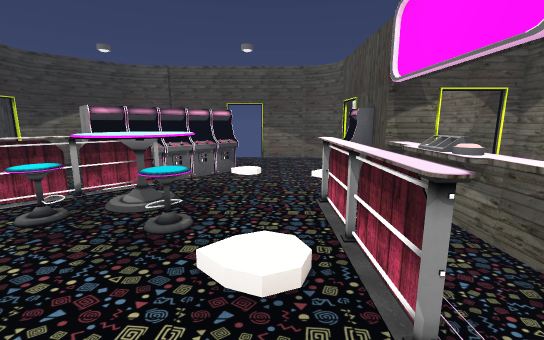
view 1 (above)

21 first-person views from a walk through a 3-D level made in the Godot game engine. The camera is 1.5 m above the floor, tilts 10° down and sees 90° across. The floor is counted in squares, 1 m on a side. Each view is taken from the middle of a square. On the plan, view 1 faces up. The plan holds only what a view shows up to about 14 squares ahead; the rest is blank. Flat picture figures and markers are not drawn. Characters and animated objects are left out. Some surface patterns are stand-ins.

view 2
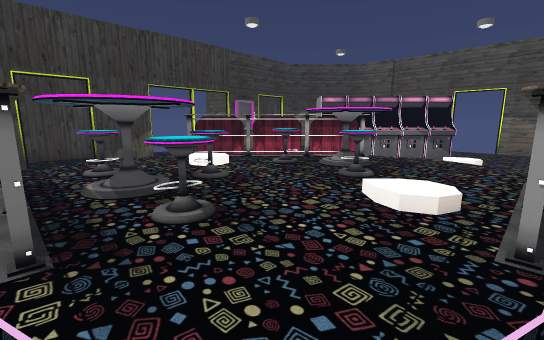

view 3
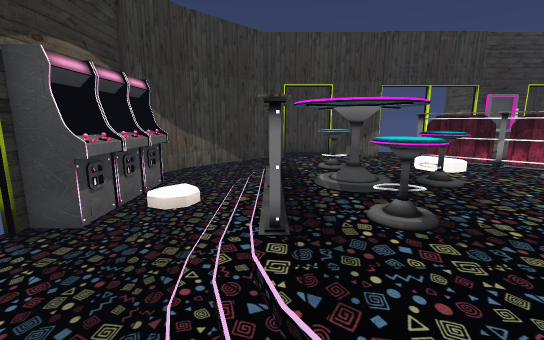

view 4
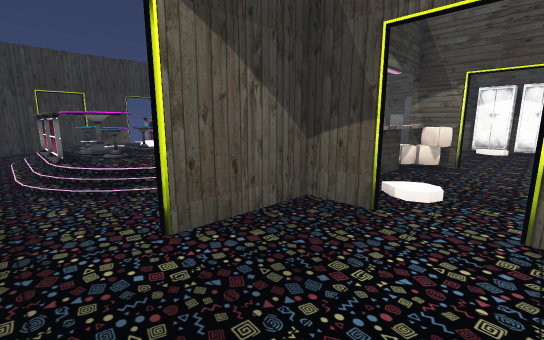

view 5
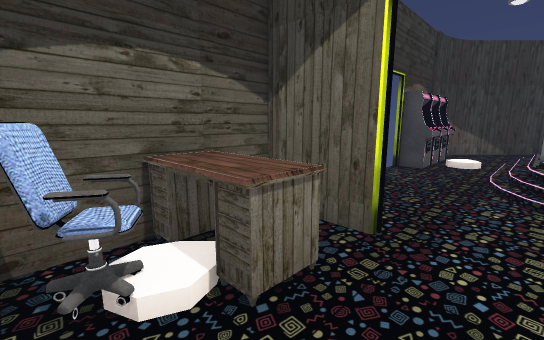

view 6
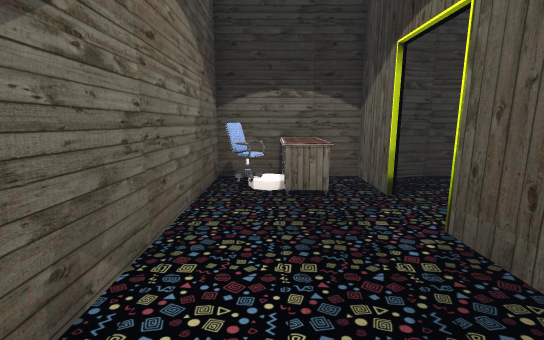

view 7
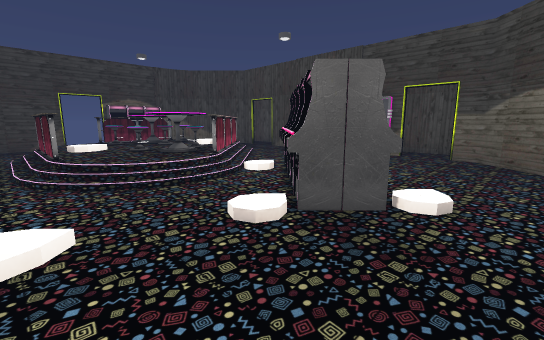

view 8
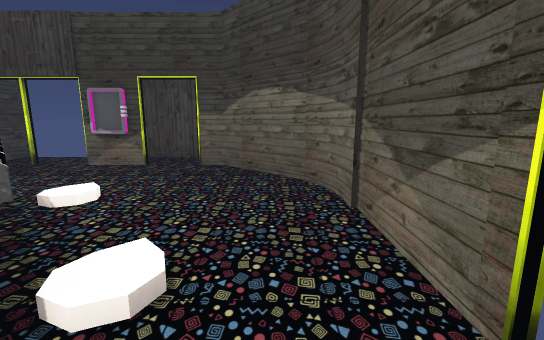

view 9
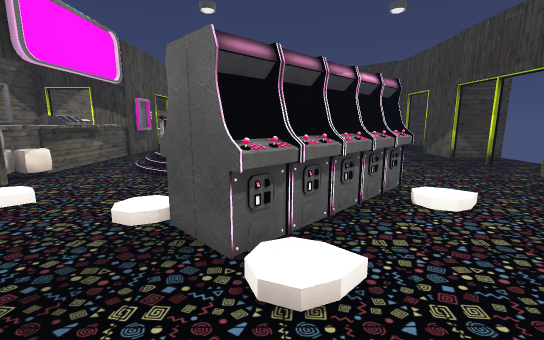

view 10
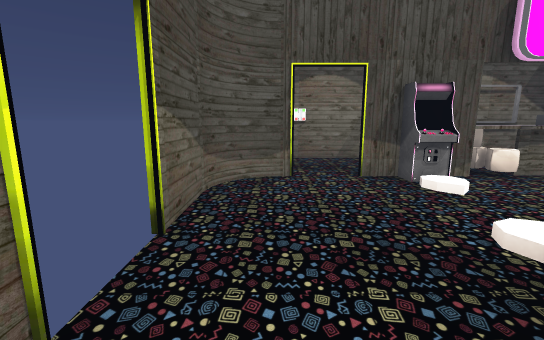

view 11
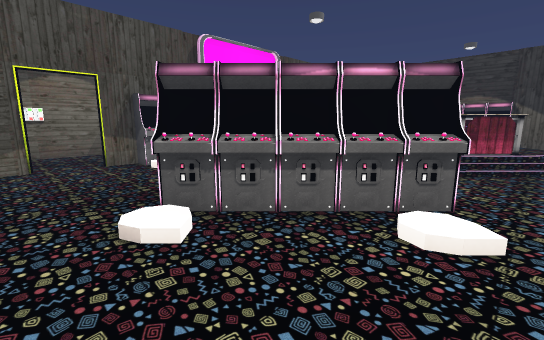

view 12
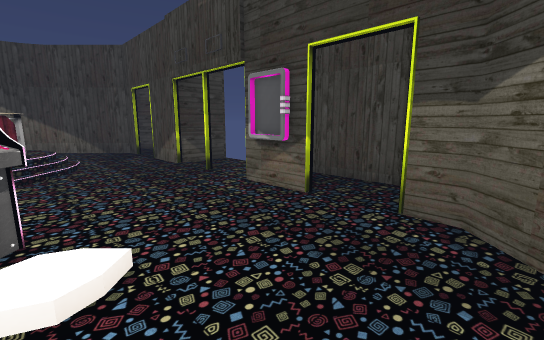

view 13
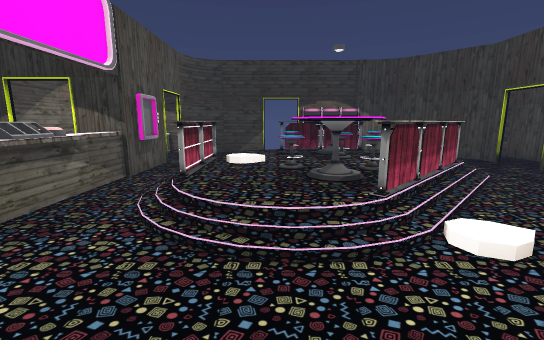

view 14
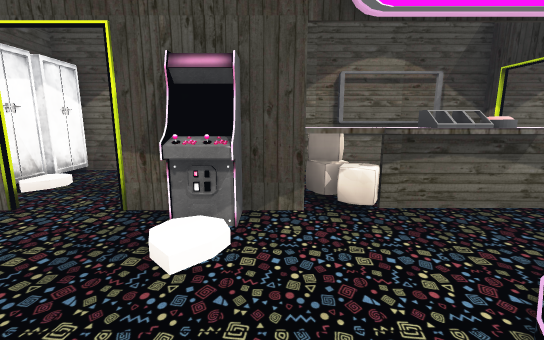

view 15
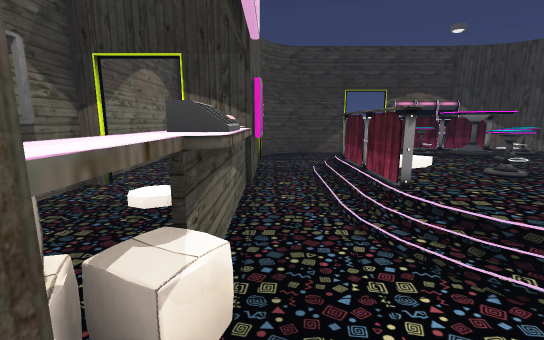

view 16
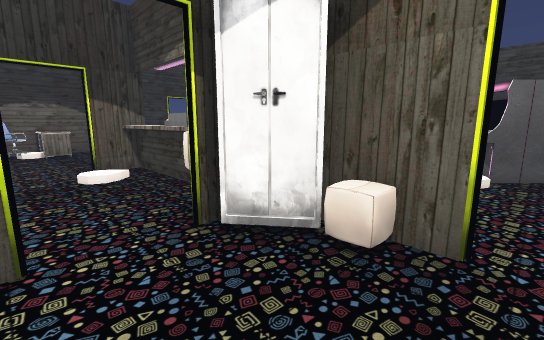

view 17
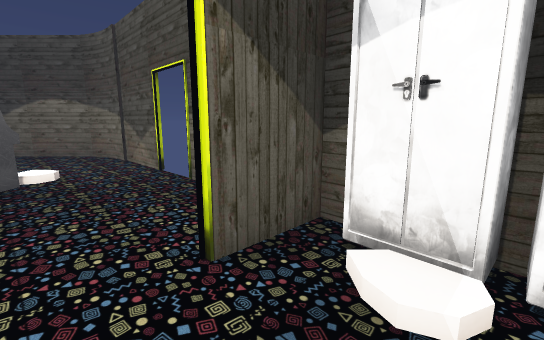

view 18
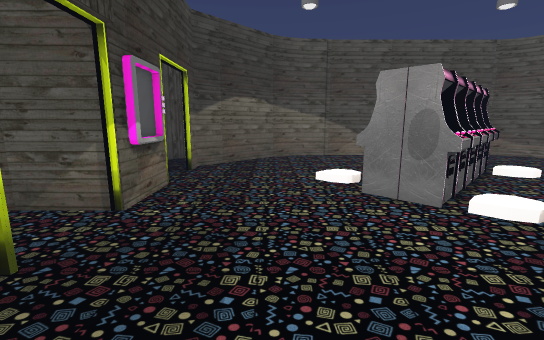

view 19
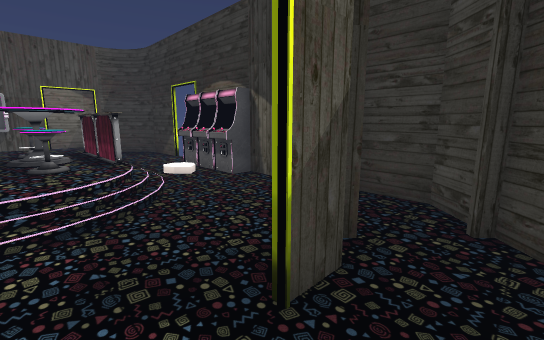

view 20
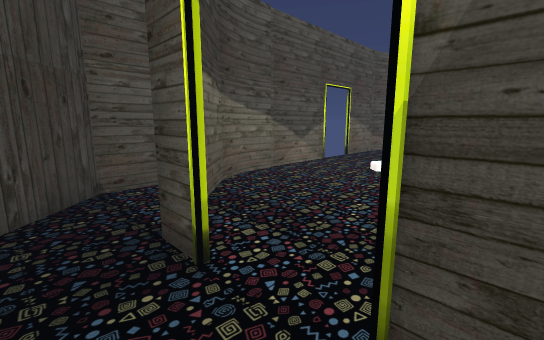

view 21
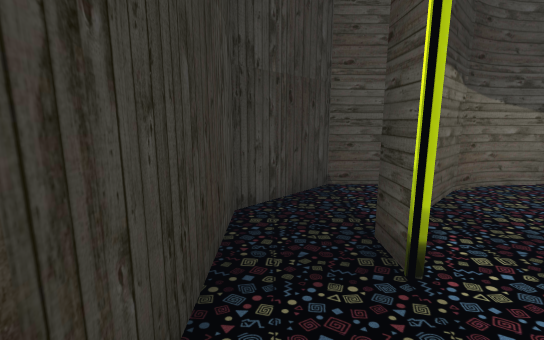

### Floor plan
Key: @ floor where view 1 was taken; # wall or solid block; . main floor; : floor 0.5 m higher than the main floor; / step, stairs or slope; ^ raised ledge; F frame; M machine; R railing; T table; B box; S stool; C cabinet; E desk; H chair; O other object.
Columns run from 13 left of view 1 to 8 right of it. Each row starts with its distance up from view 1.
 16   ### #####  #######
 15  ##..##.........##O#C#
 14 ##..##...........#C..#
 13 #..##............F...#
 12 #..#......M..........#
 11 #.F......MMM/....B...#
 10 #.....//MMM./../MC...#
  9 #.#....MMM.......##.##
  8 ###.....M/.//....BB..#
  7  ........//////..B...#
  6  .......//RT::/..#...#
  5  .#..../ORTT::R/.B...#
  4  ...../RRSSSS:R/.^//.#
  3 ###.../R/::::/R/.^#.##
  2 #.#..////:S::/R/.#...#
  1 #.F..//::TS::://O#...#
  0 #...../:STTS:@/..#...#
 -1 #..#..//RRRR///..F...#
 -2 #..##.../////........#
 -3 ##..#..../.......#EE.#
 -4  ##.###.MMM.....##EEH#
 -5   ### ##  #  #########

Positions as (right, up) in squares from view 1, and headings:
1: (0, 0), facing up
2: (1, -1), facing up-left
3: (1, -1), facing left
4: (7, -2), facing up-left
5: (7, -1), facing down-left
6: (6, 3), facing down
7: (2, 14), facing down-left
8: (-1, 14), facing left
9: (-3, 15), facing down
10: (-4, 14), facing right
11: (-7, 14), facing down-right
12: (-6, 13), facing down-left
13: (-1, 11), facing down
14: (-1, 9), facing right
15: (3, 9), facing down
16: (7, 12), facing down-left
17: (6, 12), facing up-left
18: (-8, 3), facing up
19: (-12, 1), facing down-right
20: (-12, 9), facing up-right
21: (-12, 9), facing up
